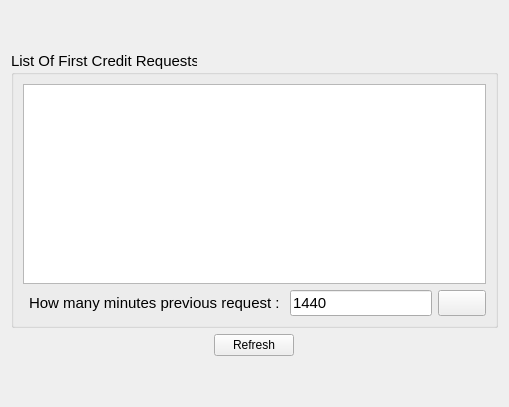
              <widget class="QWidget" name="tab_12">
               <attribute name="title">
                <string>ISSUER</string>
               </attribute>
               <layout class="QVBoxLayout" name="verticalLayout_12">
                <item>
                 <spacer name="verticalSpacer_16">
                  <property name="orientation">
                   <enum>Qt::Vertical</enum>
                  </property>
                  <property name="sizeHint" stdset="0">
                   <size>
                    <width>20</width>
                    <height>40</height>
                   </size>
                  </property>
                 </spacer>
                </item>
                <item>
                 <layout class="QHBoxLayout" name="horizontalLayout_42">
                  <item>
                   <widget class="QGroupBox" name="groupBox_13">
                    <property name="sizePolicy">
                     <sizepolicy hsizetype="Minimum" vsizetype="MinimumExpanding">
                      <horstretch>0</horstretch>
                      <verstretch>0</verstretch>
                     </sizepolicy>
                    </property>
                    <property name="minimumSize">
                     <size>
                      <width>0</width>
                      <height>0</height>
                     </size>
                    </property>
                    <property name="maximumSize">
                     <size>
                      <width>700</width>
                      <height>300</height>
                     </size>
                    </property>
                    <property name="font">
                     <font>
                      <pointsize>11</pointsize>
                     </font>
                    </property>
                    <property name="title">
                     <string>List Of First Credit Requests</string>
                    </property>
                    <layout class="QGridLayout" name="gridLayout_31">
                     <item row="0" column="1" colspan="4">
                      <widget class="QTableWidget" name="tableWidget">
                       <property name="sizePolicy">
                        <sizepolicy hsizetype="Minimum" vsizetype="Minimum">
                         <horstretch>0</horstretch>
                         <verstretch>0</verstretch>
                        </sizepolicy>
                       </property>
                       <property name="minimumSize">
                        <size>
                         <width>0</width>
                         <height>200</height>
                        </size>
                       </property>
                       <property name="maximumSize">
                        <size>
                         <width>16777215</width>
                         <height>200</height>
                        </size>
                       </property>
                       <property name="sizeIncrement">
                        <size>
                         <width>0</width>
                         <height>0</height>
                        </size>
                       </property>
                       <property name="font">
                        <font>
                         <pointsize>9</pointsize>
                        </font>
                       </property>
                       <property name="sizeAdjustPolicy">
                        <enum>QAbstractScrollArea::AdjustToContents</enum>
                       </property>
                       <property name="editTriggers">
                        <set>QAbstractItemView::NoEditTriggers</set>
                       </property>
                       <property name="selectionMode">
                        <enum>QAbstractItemView::SingleSelection</enum>
                       </property>
                       <property name="wordWrap">
                        <bool>true</bool>
                       </property>
                       <property name="cornerButtonEnabled">
                        <bool>false</bool>
                       </property>
                      </widget>
                     </item>
                     <item row="1" column="4">
                      <widget class="QPushButton" name="pushButton_33">
                       <property name="text">
                        <string/>
                       </property>
                      </widget>
                     </item>
                     <item row="1" column="2">
                      <widget class="QLabel" name="label_18">
                       <property name="text">
                        <string>How many minutes previous request : </string>
                       </property>
                      </widget>
                     </item>
                     <item row="1" column="3">
                      <widget class="QLineEdit" name="lineEdit_28">
                       <property name="text">
                        <string>1440</string>
                       </property>
                       <property name="placeholderText">
                        <string>Minute</string>
                       </property>
                      </widget>
                     </item>
                    </layout>
                   </widget>
                  </item>
                 </layout>
                </item>
                <item>
                 <layout class="QHBoxLayout" name="horizontalLayout_44">
                  <item>
                   <widget class="QPushButton" name="pushButton_29">
                    <property name="sizePolicy">
                     <sizepolicy hsizetype="Maximum" vsizetype="Maximum">
                      <horstretch>0</horstretch>
                      <verstretch>0</verstretch>
                     </sizepolicy>
                    </property>
                    <property name="text">
                     <string>Refresh</string>
                    </property>
                   </widget>
                  </item>
                 </layout>
                </item>
                <item>
                 <spacer name="verticalSpacer_15">
                  <property name="orientation">
                   <enum>Qt::Vertical</enum>
                  </property>
                  <property name="sizeHint" stdset="0">
                   <size>
                    <width>20</width>
                    <height>40</height>
                   </size>
                  </property>
                 </spacer>
                </item>
               </layout>
              </widget>
